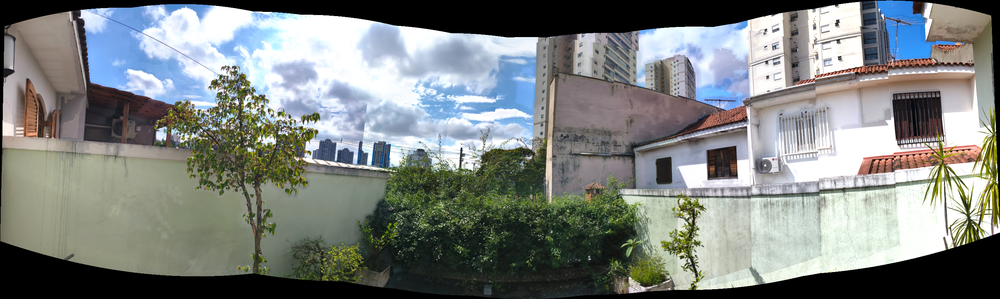
#> input picture outputs/minha_cena_cilindrica/panorama.png, 1000 x 299 px, shrunk from 2857 x 855 before the run
$ python crop.py ../outputs/minha_cena_cilindrica
#> lines starting #> are read from the running program, lines starting #| are printed output that depends on the picture; after the words box and inside, x2 and y2 are one past the last pixel; in counts of white or black regions, pixels touching at a corner belong together
"""Recorta um panorama pelo maior retângulo inteiramente válido.

Uso: python -m panorama.crop outputs/alguma_execucao
Preserva panorama.png e grava derivados na mesma pasta.
"""

import argparse
import json
from pathlib import Path

import cv2
import numpy as np


def largest_valid_rectangle(mask: np.ndarray) -> tuple[int, int, int, int]:
    """Retorna (x, y, largura, altura) do maior retângulo sem pixels inválidos."""
    heights = np.zeros(mask.shape[1], dtype=np.int32)
    best = (0, 0, 0, 0)
    best_area = 0
    for bottom, row in enumerate(mask):
        heights = np.where(row, heights + 1, 0)
        stack: list[tuple[int, int]] = []
        for x in range(mask.shape[1] + 1):
            height = int(heights[x]) if x < mask.shape[1] else 0
            start = x
            while stack and stack[-1][1] > height:
                left, old_height = stack.pop()
                area = old_height * (x - left)
                if area > best_area:
                    best_area = area
                    best = (left, bottom - old_height + 1, x - left, old_height)
                start = left
            if not stack or stack[-1][1] < height:
                stack.append((start, height))
    return best


def crop_run(folder: Path) -> dict:
    image = cv2.imread(str(folder / "panorama.png"), cv2.IMREAD_COLOR)
#> image is the input picture: shape (299, 1000, 3); mean B, G, R 127.8, 130.3, 125.4
    mask_image = cv2.imread(str(folder / "valid_mask.png"), cv2.IMREAD_GRAYSCALE)
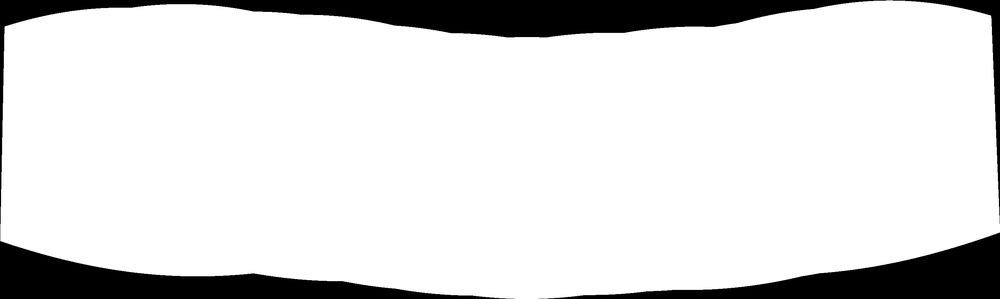
#> input picture outputs/minha_cena_cilindrica/valid_mask.png, 1000 x 299 px, shrunk from 2857 x 855 before the run
#> mask_image is the input picture: shape (299, 1000); min 0, max 255, mean 220.3
    if image is None or mask_image is None or image.shape[:2] != mask_image.shape:
        raise ValueError(f"Panorama e valid_mask ausentes ou de tamanhos diferentes: {folder}")
    mask = mask_image > 0
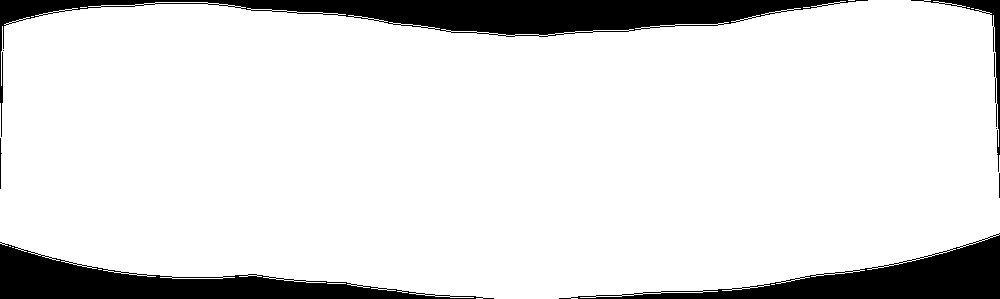
#> mask: shape (299, 1000) bool; 87.6% white; 9 black regions (2 under 20 px), largest, box (x1, y1, x2, y2) and area: (0, 0, 868, 137) 15869, (0, 242, 494, 299) 10430, (559, 233, 1000, 299) 9543
    x, y, width, height = largest_valid_rectangle(mask)
#> after the loop in largest_valid_rectangle, `for bottom, row in enumerate(mask):`: best = (4, 37, 969, 206); best_area = 199614; heights = 1000 values, max 264 at index 494, min 0 at index 0, mean 17.1
#> x = 4; y = 37; width = 969; height = 206
    if width == 0 or height == 0:
        raise ValueError(f"Nenhuma região válida em {folder}")
    roi = np.s_[y:y + height, x:x + width]
    cv2.imwrite(str(folder / "panorama_cropped.png"), image[roi])
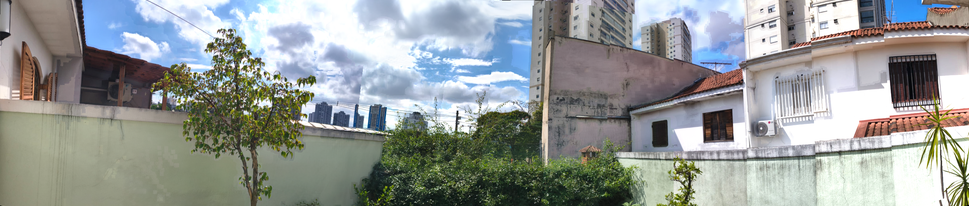
#> saved as panorama_cropped.png: shape (206, 969, 3); mean B, G, R 151.4, 153.3, 148.4
    alpha = cv2.cvtColor(image, cv2.COLOR_BGR2BGRA)
    alpha[:, :, 3] = mask_image
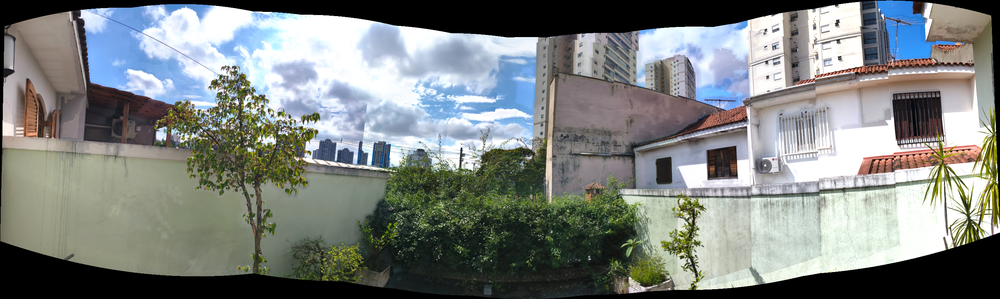
#> alpha: shape (299, 1000, 4); mean B, G, R, A 127.8, 130.3, 125.4, 220.3
    cv2.imwrite(str(folder / "panorama_transparent.png"), alpha)
    without_path = folder / "without_deghost.png"
    original_without = (cv2.imread(str(without_path), cv2.IMREAD_COLOR)
                        if without_path.exists() else None)
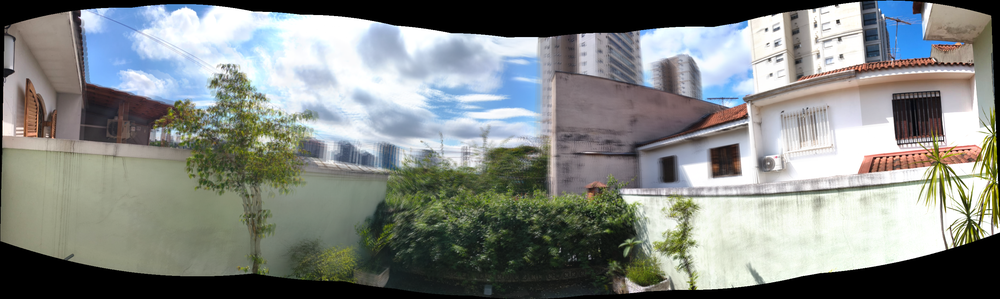
#> input picture outputs/minha_cena_cilindrica/without_deghost.png, 1000 x 299 px, shrunk from 2857 x 855 before the run
#> original_without is the input picture: shape (299, 1000, 3); mean B, G, R 131.3, 134.5, 130.3
    if original_without is not None and original_without.shape == image.shape:
        cv2.imwrite(str(folder / "without_deghost_cropped.png"), original_without[roi])
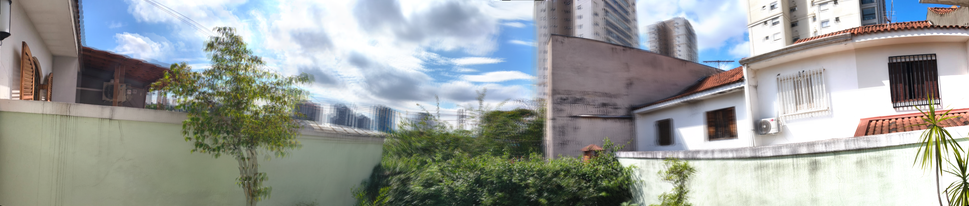
#> saved as without_deghost_cropped.png: shape (206, 969, 3); mean B, G, R 155.6, 158.5, 154.4
    info = {
        "method": "largest all-valid axis-aligned rectangle",
        "source_size": [image.shape[1], image.shape[0]],
        "crop_xywh": [x, y, width, height],
        "crop_area_fraction_of_canvas": round(width * height / mask.size, 5),
        "valid_pixels_retained_fraction": round(width * height / int(mask.sum()), 5),
        "note": "O recorte remove pixels; panorama.png continua intacto.",
    }
    (folder / "crop.json").write_text(json.dumps(info, ensure_ascii=False, indent=2), encoding="utf-8")
    return info


def main() -> None:
    parser = argparse.ArgumentParser(description=__doc__)
    parser.add_argument("folder", type=Path, nargs="+")
    args = parser.parse_args()
    for folder in args.folder:
        print(folder, crop_run(folder))


if __name__ == "__main__":
    main()
